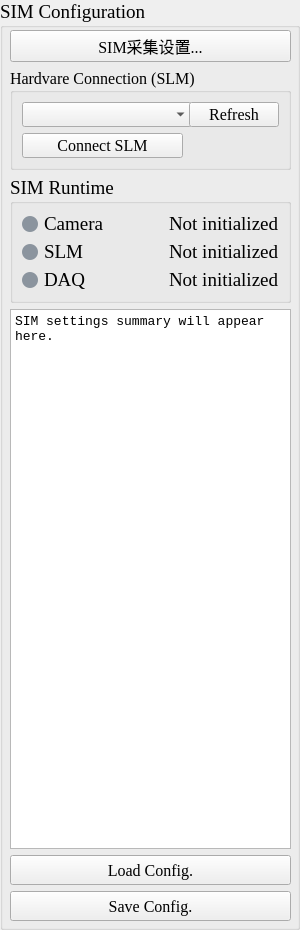
  <widget class="QGroupBox" name="grp_simConfiguration">
   <property name="geometry">
    <rect>
     <x>1480</x>
     <y>40</y>
     <width>300</width>
     <height>930</height>
    </rect>
   </property>
   <property name="font">
    <font>
     <family>Times New Roman</family>
     <pointsize>14</pointsize>
    </font>
   </property>
   <property name="title">
    <string>SIM Configuration</string>
   </property>
   <widget class="QWidget" name="layoutWidget_simConfiguration">
    <property name="geometry">
     <rect>
      <x>10</x>
      <y>30</y>
      <width>281</width>
      <height>891</height>
     </rect>
    </property>
    <layout class="QVBoxLayout" name="verticalLayout_simConfiguration">
     <item>
      <widget class="QPushButton" name="btn_openSimSettings">
       <property name="minimumSize">
        <size>
         <width>0</width>
         <height>30</height>
        </size>
       </property>
       <property name="font">
        <font>
         <family>Times New Roman</family>
         <pointsize>12</pointsize>
        </font>
       </property>
       <property name="text">
        <string>SIM采集设置...</string>
       </property>
      </widget>
     </item>
     <item>
      <widget class="QGroupBox" name="grp_hardvareConnection_SLM">
       <property name="font">
        <font>
         <family>Times New Roman</family>
         <pointsize>12</pointsize>
        </font>
       </property>
       <property name="title">
        <string>Hardvare Connection (SLM)</string>
       </property>
       <layout class="QGridLayout" name="gridLayout_SLMConnection">
        <item row="0" column="0">
         <widget class="QComboBox" name="cmb_SLM_device">
          <property name="minimumSize">
           <size>
            <width>170</width>
            <height>25</height>
           </size>
          </property>
          <property name="maximumSize">
           <size>
            <width>170</width>
            <height>25</height>
           </size>
          </property>
          <property name="font">
           <font>
            <family>Times New Roman</family>
            <pointsize>12</pointsize>
           </font>
          </property>
         </widget>
        </item>
        <item row="0" column="1">
         <widget class="QPushButton" name="btn_SLM_refresh">
          <property name="minimumSize">
           <size>
            <width>90</width>
            <height>25</height>
           </size>
          </property>
          <property name="maximumSize">
           <size>
            <width>90</width>
            <height>25</height>
           </size>
          </property>
          <property name="font">
           <font>
            <family>Times New Roman</family>
            <pointsize>12</pointsize>
           </font>
          </property>
          <property name="text">
           <string>Refresh</string>
          </property>
         </widget>
        </item>
        <item row="1" column="0">
         <widget class="QPushButton" name="btn_SLM_connection">
          <property name="minimumSize">
           <size>
            <width>150</width>
            <height>25</height>
           </size>
          </property>
          <property name="maximumSize">
           <size>
            <width>170</width>
            <height>25</height>
           </size>
          </property>
          <property name="font">
           <font>
            <family>Times New Roman</family>
            <pointsize>12</pointsize>
           </font>
          </property>
          <property name="text">
           <string>Connect SLM</string>
          </property>
         </widget>
        </item>
        <item row="1" column="1">
         <widget class="QLabel" name="lbl_SLM_status">
          <property name="visible">
           <bool>false</bool>
          </property>
          <property name="minimumSize">
           <size>
            <width>90</width>
            <height>25</height>
           </size>
          </property>
          <property name="maximumSize">
           <size>
            <width>120</width>
            <height>25</height>
           </size>
          </property>
          <property name="font">
           <font>
            <family>Times New Roman</family>
            <pointsize>12</pointsize>
           </font>
          </property>
          <property name="text">
           <string/>
          </property>
         </widget>
        </item>
       </layout>
      </widget>
     </item>
     <item>
      <widget class="QGroupBox" name="grp_simRuntime">
       <property name="font">
        <font>
         <family>Times New Roman</family>
         <pointsize>14</pointsize>
        </font>
       </property>
       <property name="title">
        <string>SIM Runtime</string>
       </property>
       <layout class="QVBoxLayout" name="verticalLayout_simRuntime">
        <item>
         <layout class="QHBoxLayout" name="horizontalLayout_simRuntimeCamera">
          <item>
           <widget class="QLabel" name="led_simRuntimeCamera">
            <property name="minimumSize">
             <size>
              <width>16</width>
              <height>16</height>
             </size>
            </property>
            <property name="maximumSize">
             <size>
              <width>16</width>
              <height>16</height>
             </size>
            </property>
            <property name="styleSheet">
             <string notr="true">background-color: #8b949e; border-radius: 8px;</string>
            </property>
            <property name="text">
             <string/>
            </property>
           </widget>
          </item>
          <item>
           <widget class="QLabel" name="lbl_simRuntimeCameraName">
            <property name="text">
             <string>Camera</string>
            </property>
           </widget>
          </item>
          <item>
           <spacer name="horizontalSpacer_simRuntimeCamera">
            <property name="orientation">
             <enum>Qt::Horizontal</enum>
            </property>
            <property name="sizeHint" stdset="0">
             <size>
              <width>40</width>
              <height>20</height>
             </size>
            </property>
           </spacer>
          </item>
          <item>
           <widget class="QLabel" name="lbl_simRuntimeCameraStatus">
            <property name="text">
             <string>Not initialized</string>
            </property>
           </widget>
          </item>
         </layout>
        </item>
        <item>
         <layout class="QHBoxLayout" name="horizontalLayout_simRuntimeSlm">
          <item>
           <widget class="QLabel" name="led_simRuntimeSlm">
            <property name="minimumSize">
             <size>
              <width>16</width>
              <height>16</height>
             </size>
            </property>
            <property name="maximumSize">
             <size>
              <width>16</width>
              <height>16</height>
             </size>
            </property>
            <property name="styleSheet">
             <string notr="true">background-color: #8b949e; border-radius: 8px;</string>
            </property>
            <property name="text">
             <string/>
            </property>
           </widget>
          </item>
          <item>
           <widget class="QLabel" name="lbl_simRuntimeSlmName">
            <property name="text">
             <string>SLM</string>
            </property>
           </widget>
          </item>
          <item>
           <spacer name="horizontalSpacer_simRuntimeSlm">
            <property name="orientation">
             <enum>Qt::Horizontal</enum>
            </property>
            <property name="sizeHint" stdset="0">
             <size>
              <width>40</width>
              <height>20</height>
             </size>
            </property>
           </spacer>
          </item>
          <item>
           <widget class="QLabel" name="lbl_simRuntimeSlmStatus">
            <property name="text">
             <string>Not initialized</string>
            </property>
           </widget>
          </item>
         </layout>
        </item>
        <item>
         <layout class="QHBoxLayout" name="horizontalLayout_simRuntimeDaq">
          <item>
           <widget class="QLabel" name="led_simRuntimeDaq">
            <property name="minimumSize">
             <size>
              <width>16</width>
              <height>16</height>
             </size>
            </property>
            <property name="maximumSize">
             <size>
              <width>16</width>
              <height>16</height>
             </size>
            </property>
            <property name="styleSheet">
             <string notr="true">background-color: #8b949e; border-radius: 8px;</string>
            </property>
            <property name="text">
             <string/>
            </property>
           </widget>
          </item>
          <item>
           <widget class="QLabel" name="lbl_simRuntimeDaqName">
            <property name="text">
             <string>DAQ</string>
            </property>
           </widget>
          </item>
          <item>
           <spacer name="horizontalSpacer_simRuntimeDaq">
            <property name="orientation">
             <enum>Qt::Horizontal</enum>
            </property>
            <property name="sizeHint" stdset="0">
             <size>
              <width>40</width>
              <height>20</height>
             </size>
            </property>
           </spacer>
          </item>
          <item>
           <widget class="QLabel" name="lbl_simRuntimeDaqStatus">
            <property name="text">
             <string>Not initialized</string>
            </property>
           </widget>
          </item>
         </layout>
        </item>
       </layout>
      </widget>
     </item>
     <item>
      <widget class="QPlainTextEdit" name="pte_simSummary">
       <property name="font">
        <font>
         <family>Consolas</family>
         <pointsize>10</pointsize>
        </font>
       </property>
       <property name="readOnly">
        <bool>true</bool>
       </property>
       <property name="plainText">
        <string>SIM settings summary will appear here.</string>
       </property>
      </widget>
     </item>
     <item>
      <widget class="QPushButton" name="btn_loadConfigureSettingsMain">
       <property name="minimumSize">
        <size>
         <width>0</width>
         <height>30</height>
        </size>
       </property>
       <property name="font">
        <font>
         <family>Times New Roman</family>
         <pointsize>12</pointsize>
        </font>
       </property>
       <property name="text">
        <string>Load Config.</string>
       </property>
      </widget>
     </item>
     <item>
      <widget class="QPushButton" name="btn_saveConfigureSettingsMain">
       <property name="minimumSize">
        <size>
         <width>0</width>
         <height>30</height>
        </size>
       </property>
       <property name="font">
        <font>
         <family>Times New Roman</family>
         <pointsize>12</pointsize>
        </font>
       </property>
       <property name="text">
        <string>Save Config.</string>
       </property>
      </widget>
     </item>
    </layout>
   </widget>
  </widget>
